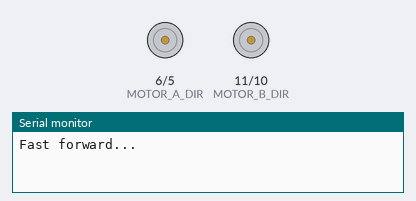
This sketch was run on a simulated Arduino Uno, built with avr-gcc and run on an emulated ATmega328P. On the bench: direction and speed pins drawn as motors (green arrow = direction pin HIGH = forward, orange = LOW = backward, longer = more drive), the last lines printed to the serial monitor.

Above: at 0.5 s.
At 21.5 s:
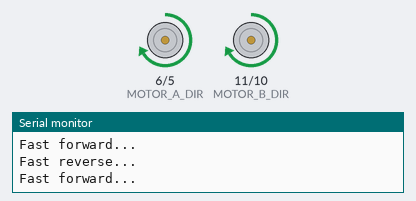
At 29.5 s:
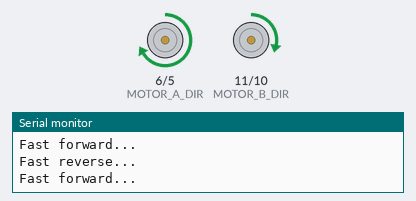
At 39.5 s:
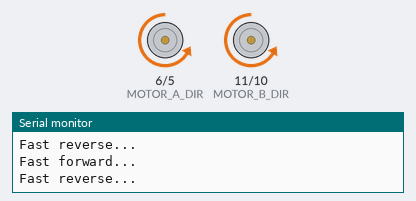
Timing chart, 0 to 41.6 s (numbered marks = the images above):
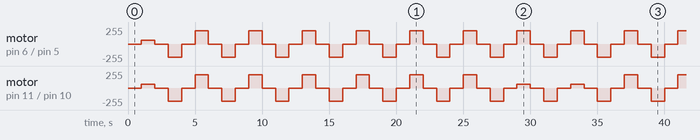

Measured:
- by itself, motor on pin 11 (MOTOR_B_DIR) / pin 10 (MOTOR_B_PWM): moves between backward 200/255 and forward 200/255, repeating every 32.0 s
- by itself, motor on pin 6 (MOTOR_A_DIR) / pin 5 (MOTOR_A_PWM): repeats every 4.0 s: stopped 1.0 s, backward 200/255 1.0 s, stopped 1.0 s, forward 200/255 1.0 s

The sketch:

motor_test.ino
```cpp
/*
  HG7881_Motor_Driver_Example - Arduino sketch

  This example shows how to drive a motor with using HG7881 (L9110) Dual
  Channel Motor Driver Module.  For simplicity, this example shows how to
  drive a single motor.  Both channels work the same way.

  This example is meant to illustrate how to operate the motor driver
  and is not intended to be elegant, efficient or useful.

  Connections:

    Arduino digital output D10 to motor driver input B-IA.
    Arduino digital output D11 to motor driver input B-IB.
    Motor driver VCC to operating voltage 5V.
    Motor driver GND to common ground.
    Motor driver MOTOR B screw terminals to a small motor.

  Related Banana Robotics items:

    BR010038 HG7881 (L9110) Dual Channel Motor Driver Module
    https://www.BananaRobotics.com/shop/HG7881-(L9110)-Dual-Channel-Motor-Driver-Module

  https://www.BananaRobotics.com
*/

// wired connections
#define HG7881_B_IA 10 // D10 --> Motor B Input A --> MOTOR B +
#define HG7881_B_IB 11 // D11 --> Motor B Input B --> MOTOR B -

#define HG7881_A_IA 5 // D5 --> Motor A Input A --> MOTOR A +
#define HG7881_A_IB 6 // D6 --> Motor A Input B --> MOTOR A -

// functional connections
#define MOTOR_B_PWM HG7881_B_IA // Motor B PWM Speed
#define MOTOR_B_DIR HG7881_B_IB // Motor B Direction

#define MOTOR_A_PWM HG7881_A_IA // Motor B PWM Speed
#define MOTOR_A_DIR HG7881_A_IB // Motor B Direction

// the actual values for "fast" and "slow" depend on the motor
#define PWM_SLOW 50  // arbitrary slow speed PWM duty cycle
#define PWM_FAST 200 // arbitrary fast speed PWM duty cycle
#define DIR_DELAY 1000 // brief delay for abrupt motor changes

int iWaitAmount = 1000;
int iMovementType = 1;

void setup()
{
  Serial.begin( 9600 );
  pinMode( MOTOR_B_DIR, OUTPUT );
  pinMode( MOTOR_B_PWM, OUTPUT );
  digitalWrite( MOTOR_B_DIR, LOW );
  digitalWrite( MOTOR_B_PWM, LOW );

  pinMode( MOTOR_A_DIR, OUTPUT );
  pinMode( MOTOR_A_PWM, OUTPUT );
  digitalWrite( MOTOR_A_DIR, LOW );
  digitalWrite( MOTOR_A_PWM, LOW );
}

void loop()
{
  if(1==iMovementType) {
        Serial.println( "Fast forward..." );
        // always stop motors briefly before abrupt changes
        digitalWrite( MOTOR_B_DIR, LOW );
        digitalWrite( MOTOR_B_PWM, LOW );
        digitalWrite( MOTOR_A_DIR, LOW );
        digitalWrite( MOTOR_A_PWM, LOW );
        delay( DIR_DELAY );
        // set the motor speed and direction
        digitalWrite( MOTOR_B_DIR, HIGH ); // direction = forward
        digitalWrite( MOTOR_A_DIR, HIGH ); // direction = forward
        analogWrite( MOTOR_B_PWM, 255-PWM_FAST ); // PWM speed = fast
        analogWrite( MOTOR_A_PWM, 255-PWM_FAST ); // PWM speed = fast
    iMovementType = 2;
  }
  else if(2==iMovementType) {
        Serial.println( "Fast reverse..." );
        // always stop motors briefly before abrupt changes
        digitalWrite( MOTOR_B_DIR, LOW );
        digitalWrite( MOTOR_B_PWM, LOW );
        digitalWrite( MOTOR_A_DIR, LOW );
        digitalWrite( MOTOR_A_PWM, LOW );
        delay( DIR_DELAY );
        // set the motor speed and direction
        digitalWrite( MOTOR_B_DIR, LOW ); // direction = reverse
        digitalWrite( MOTOR_A_DIR, LOW ); // direction = reverse
        analogWrite( MOTOR_B_PWM, PWM_FAST ); // PWM speed = fast
        analogWrite( MOTOR_A_PWM, PWM_FAST ); // PWM speed = fast
    iMovementType = 1;
  }
  delay(iWaitAmount);
  // repeat the main loop and redraw the menu...
}
/*EOF*/
```
